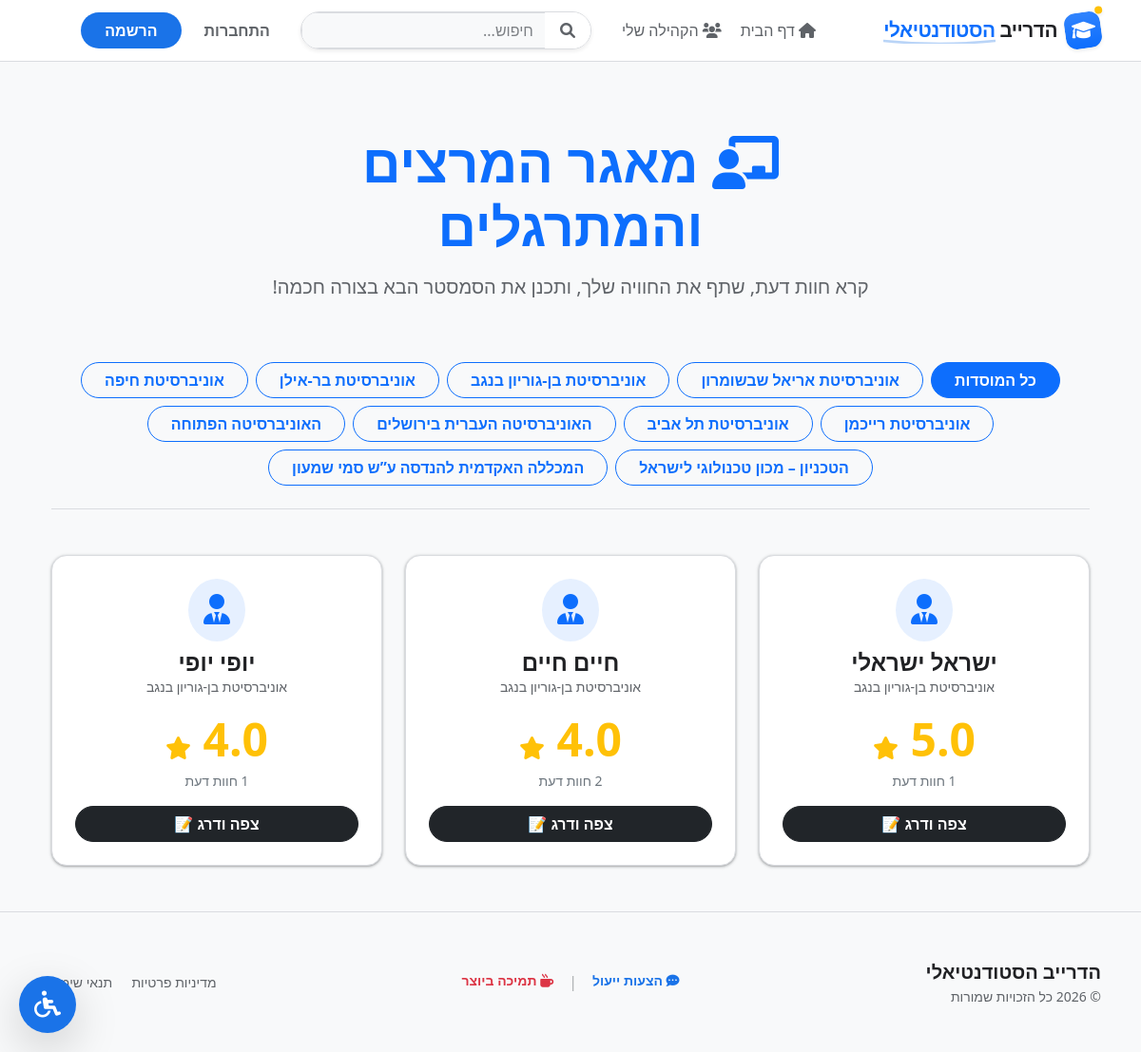
Page /lecturers/ on the committed database.
### core/models.py (models this page shows, shortened)
class University(models.Model):
    name = models.CharField(max_length=100, verbose_name="שם המוסד")
    logo = models.ImageField(upload_to='university_logos/', null=True, blank=True, verbose_name="לוגו המוסד")
    brand_color = models.CharField(max_length=7, default='#0d6efd', verbose_name="צבע מותג")

class Lecturer(models.Model):
    university = models.ForeignKey(University, on_delete=models.CASCADE)
    name = models.CharField(max_length=100)
    @property
    def average_rating(self):
        reviews = self.reviews.all()
        if reviews.exists():
            return round(sum(r.rating for r in reviews) / reviews.count(), 1)
        return 0

### core/views.py (the view)
# urls.py: path('lecturers/', views.lecturers_index, name='lecturers_index'),
def lecturers_index(request):
    uid = request.GET.get('university')
    lecs = Lecturer.objects.filter(university_id=uid) if uid else Lecturer.objects.all()
    lecs = sorted(lecs, key=lambda l: l.average_rating, reverse=True)
    return render(request, 'core/lecturers_index.html', {'lecturers': lecs, 'universities': University.objects.all()})

### core/context_processors.py (called while the page is built)
def pending_reports_count(request):
    if request.user.is_authenticated and request.user.is_staff:
        count = Report.objects.filter(is_resolved=False).count()
        return {'pending_reports_count': count}
    return {'pending_reports_count': 0}

### core/templates/core/lecturers_index.html (shortened to what this page needs)
{% extends "core/base.html" %}
{% block content %}
<div class="container mt-5" dir="rtl">
    <div class="row justify-content-center mb-5">
        <div class="col-md-8 text-center">
            <h1 class="display-4 fw-bold text-primary mb-3"><i class="fas fa-chalkboard-teacher"></i> מאגר המרצים והמתרגלים</h1>
            <p class="lead text-muted">קרא חוות דעת, שתף את החוויה שלך, ותכנן את הסמסטר הבא בצורה חכמה!</p>
        </div>
    </div>
    <div class="d-flex justify-content-center flex-wrap gap-2 mb-5 border-bottom pb-4">
        <a href="{% url 'lecturers_index' %}" class="btn {% if not selected_uni %}btn-primary{% else %}btn-outline-primary{% endif %} rounded-pill fw-bold px-4">
            כל המוסדות
        </a>
        {% for uni in universities %}
            <a href="?university={{ uni.id }}" class="btn {% if selected_uni.id == uni.id %}btn-primary{% else %}btn-outline-primary{% endif %} rounded-pill fw-bold px-4">
                {{ uni.name }}
            </a>
        {% endfor %}
    </div>
    <div class="row g-4">
        {% for lecturer in lecturers %}
            <div class="col-md-6 col-lg-4">
                <div class="card h-100 border-0 shadow-sm rounded-4 hover-effect bg-white">
                    <div class="card-body text-center p-4">
                        <div class="mb-3">
                            <div class="d-inline-block bg-primary bg-opacity-10 text-primary rounded-circle p-3 mb-2">
                                <i class="fas fa-user-tie fa-2x"></i>
                            </div>
                            <h4 class="fw-bold mb-0 text-dark">{{ lecturer.name }}</h4>
                            <p class="text-muted small mb-0">{{ lecturer.university.name }}</p>
                        </div>
                        <div class="mb-3">
                            {% if lecturer.average_rating > 0 %}
                                <div class="display-5 fw-bold text-warning mb-1">
                                    {{ lecturer.average_rating }} <i class="fas fa-star" style="font-size: 1.5rem;"></i>
                                </div>
                                <div class="text-secondary small">{{ lecturer.reviews.count }} חוות דעת</div>
                            {% else %}
                                <div class="display-6 fw-bold text-muted mb-1 opacity-50">טרם דורג</div>
                                <div class="text-secondary small">היה הראשון לדרג!</div>
                            {% endif %}
                        </div>
                        <button class="btn btn-dark w-100 rounded-pill fw-bold" data-bs-toggle="modal" data-bs-target="#lecturerModal{{ lecturer.id }}">
                            צפה ודרג 📝
                        </button>
                    </div>
                </div>
            </div>
        {% empty %}
            <div class="col-12 text-center py-5">
                <i class="fas fa-users-slash fa-4x text-muted mb-3 opacity-25"></i>
                <h3 class="text-muted fw-bold">טרם נוספו מרצים לאוניברסיטה זו.</h3>
            </div>
        {% endfor %}
    </div>
</div>
{% endblock %}

### core/templates/core/base.html (style rules this page uses)
:root, [data-theme='light'] { --gd-bg: #f8f9fa; --gd-card: #ffffff; --gd-text: #202124; --gd-text-muted: #5f6368; --gd-border: #dadce0; --gd-primary: #1a73e8; --gd-hover: #f1f3f4; --gd-shadow: 0 1px 2px 0 rgba(60,64,67,0.3), 0 1px 3px 1px rgba(60,64,67,0.15); }
body { background-color: var(--gd-bg) !important; color: var(--gd-text) !important; font-family: 'Segoe UI', Roboto, Helvetica, Arial, sans-serif; min-height: 100vh; display: flex; flex-direction: column; }
.text-dark, a.text-dark { color: var(--gd-text) !important; }
.text-muted { color: var(--gd-text-muted) !important; }
.bg-light, .bg-white { background-color: var(--gd-card) !important; }
.border, .border-bottom { border-color: var(--gd-border) !important; }
.card, .modal-content { background-color: var(--gd-card) !important; border: 1px solid var(--gd-border) !important; box-shadow: var(--gd-shadow) !important; color: var(--gd-text) !important; }

### core/templates/core/lecturers_index.html (style rules this page uses)
.hover-effect { transition: transform 0.2s ease-in-out, box-shadow 0.2s ease-in-out; border-bottom: 5px solid transparent; }

### rows in the picture
University: name "אוניברסיטת אריאל שבשומרון"
University: name "אוניברסיטת בן-גוריון בנגב"
University: name "אוניברסיטת בר-אילן"
University: name "אוניברסיטת חיפה"
University: name "אוניברסיטת רייכמן"
University: name "אוניברסיטת תל אביב"
University: name "האוניברסיטה העברית בירושלים"
University: name "האוניברסיטה הפתוחה"
University: name "הטכניון – מכון טכנולוגי לישראל"
University: name "המכללה האקדמית להנדסה ע”ש סמי שמעון"
Lecturer: name "ישראל ישראלי", university.name "אוניברסיטת בן-גוריון בנגב"
Lecturer: name "חיים חיים", university.name "אוניברסיטת בן-גוריון בנגב"
Lecturer: name "יופי יופי", university.name "אוניברסיטת בן-גוריון בנגב"
